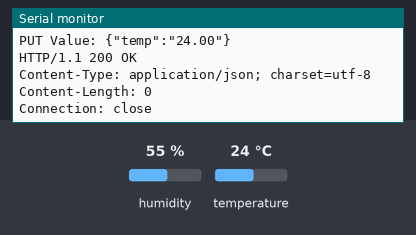
Simulated run of this sketch. Board: ESP8266 (NodeMCU). Shown: the last lines printed to the serial monitor. Inputs (shaded band) come from the test bench; at power-on: humidity 55 %, temperature 24 °C. WiFi joins after 1.5 s; servers stay silent unless stated; uploads are accepted with an empty reply.

Above: at 2.7 s.
2.8 s: humidity set to 22 %
At 2.95 s:
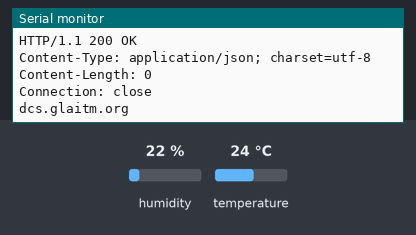
10.3 s: temperature set to 12 °C
At 16.81 s:
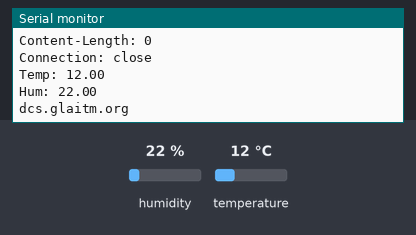
17.8 s: humidity set to 40 %
At 24.37 s:
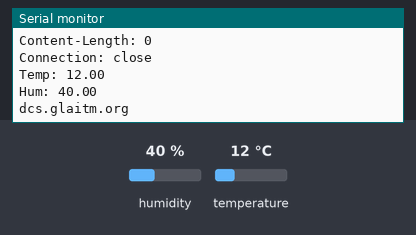
Timing chart, 0 to 25.9 s (numbered marks = the images above; inputs shaded):
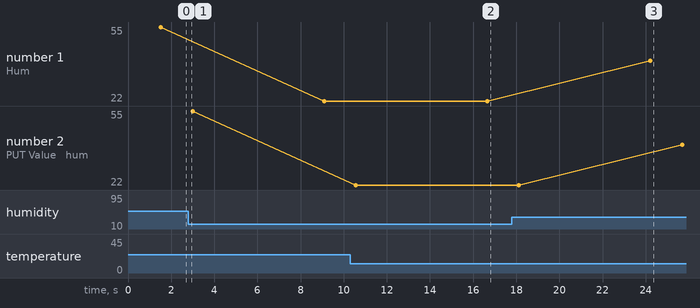

The sketch:

NODEMCU_TO_THINGWORX_CODE.ino
```cpp
#include <ESP8266WiFi.h>
#include <DHT.h>
WiFiClient client;

#define DHT_PIN D5
#define DHT_TYPE DHT11

DHT DHT11_INTERFACE(DHT_PIN, DHT_TYPE);
float temp = 0;
float hum = 0 ;

const char* ssid = "vedant";
const char* password = "vedant112233";
const char* host = "dcs.glaitm.org";
const int httpsPort = 7080;

const char Thing[] = "vedantsecL";
const char Property1[] = "temp";
const char Property2[] = "hum";

void Put(String ThingName, String ThingProperty, String Value)
  {

    Serial.println(host);
  if (!client.connect(host, httpsPort))
 {
    Serial.println("connection failed");
    return;
  } else

 {
    Serial.println("Connected to ThingWorx.");
  }
  String url = "/Thingworx/Things/" + ThingName + "/Properties/" + ThingProperty;
  Serial.print("requesting URL: ");
  Serial.println(url);

  String strPUTReqVal = "{\"" + ThingProperty + "\":\"" + Value + "\"}";
  Serial.print("PUT Value: ");
  Serial.println(strPUTReqVal);

  client.print(String("PUT ") + url + " HTTP/1.1\r\n" +
               "Host: " + host + "\r\n" +
               "appKey: 70bb4f83-dbdc-484b-9dbc-85d3b4cd35da" + "\r\n" +
               "x-thingworx-session: false" + "\r\n" +
               "Accept: application/json" + "\r\n" +
               "Connection: close" + "\r\n" +
               "Content-Type: application/json" + "\r\n" +
               "Content-Length: " + String(strPUTReqVal.length()) + "\r\n\r\n" +
               strPUTReqVal + "\r\n\r\n");

  while (client.connected())
{
    String line = client.readStringUntil('\r');
    Serial.print(line);
  }
  client.stop();
}

void setup()
{

  Serial.begin(115200);
  Serial.println( );
  Serial.print("connecting to ");
  Serial.println(ssid);
  WiFi.begin(ssid, password);
  while (WiFi.status() != WL_CONNECTED)
 {
    delay(500);
    Serial.print(".");
  }
  Serial.println(" ");
  Serial.println("WiFi connected");
  Serial.println("IP address: ");
  Serial.println(WiFi.localIP());

}

void loop()
{
  temp = DHT11_INTERFACE.readTemperature();
  hum = DHT11_INTERFACE.readHumidity();

  String strHum = String(hum);
  String strTemp = String(temp);
  Serial.print("Temp: ");
  Serial.println(strTemp);
  Serial.print("Hum: ");
  Serial.println(strHum);

  Put(Thing,Property1,strTemp);
  Put(Thing,Property2,strHum);


  delay(5000);
}
```

Measured:
- after the input at 10.3 s, the serial monitor: prints a new line after 6.4 s (image 2)
- after the input at 17.8 s, the serial monitor: prints a new line after 6.4 s (image 3)
- plotted number 1: 55 → 22 after the input at 2.8 s, 22 → 40 after the input at 17.8 s
- plotted number 2: 22 → 40 after the input at 17.8 s
